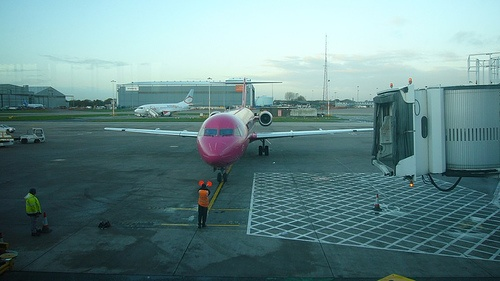
#> input picture imgs/2007_000032.jpg, 500 x 281 px
$ python image_scrambling.py
#> lines starting #> are read from the running program, lines starting #| are printed output that depends on the picture
import numpy as np
from PIL import Image
import random
from typing import List


class ImageScramble(object):
    """Image Scrambling using Pillow Image.
    Reference:
    https://stackoverflow.com/questions/17777760/mixing-pixels-of-an-image-manually-using-python
    """

    @staticmethod
    def _set_seed_from_image(img: np.ndarray) -> None:
        """画像からハッシュ値を計算し，シードを設定する．
        ハッシュ値は，画像スクランブルの前後で変わってはいけない．
        今回はRGBそれぞれの画素値の平均からハッシュ値を算出した．

        Args:
            img (np.ndarray): input image
        """
        # use RGB mean value to calculate hash value
        average = np.mean(img.reshape(-1, 3), axis=0)
        average = tuple(average)
        random.seed(hash(average))

    @staticmethod
    def _get_pixels(img: np.ndarray) -> np.ndarray:
        """Get the list of pixel values

        Args:
            img (np.ndarray): (h, w, 3)

        Returns:
            np.ndarray: (h*w, 3)
        """
        pixels = img.reshape(-1, 3)
        return pixels

    @staticmethod
    def _restore_image(
        pixels: np.ndarray, original_width: int, original_height: int
    ) -> np.ndarray:
        """Restore an image from the list of pixel values

        Args:
            pixels (np.ndarray): (h*w, 3)
            original_width (int): the width of an original image
            original_height (int): the height of an original image

        Returns:
            np.ndarray: (h, w, 3)
        """
        img = pixels.reshape((original_height, original_width, 3))
        return img

    @staticmethod
    def _scramble_index(pixels: np.ndarray) -> List[int]:
        """Scramble indicies of pixels.

        Args:
            pixels (np.ndarray): (h*w, 3)

        Returns:
            List[int]: shuffled index list
        """
        idx = list(range(len(pixels)))
        random.shuffle(idx)
        return idx

    def _scramble_pixels(self, img: np.ndarray) -> np.ndarray:
        """Scramble pixels

        Args:
            img (np.ndarray): (h, w, 3)

        Returns:
            np.ndarray: (h*w, 3)
        """
        pixels = self._get_pixels(img)
        idx = self._scramble_index(pixels)

        scrambled_pixels = pixels[idx]
        return scrambled_pixels

    def scramble(self, img: Image.Image) -> Image.Image:
        """Do image scrambling.

        Args:
            img (Image.Image): input image

        Returns:
            Image.Image: scrambled image
        """
        w, h = img.size

        img = np.asarray(img)

        self._set_seed_from_image(img)
        scrambled_pixels = self._scramble_pixels(img)
        img = self._restore_image(scrambled_pixels, w, h)
        return Image.fromarray(img)

    def _unscramble_pixels(self, img: np.ndarray) -> np.ndarray:
        """Unscramble pixels

        Args:
            img (np.ndarray): (h, w, 3)

        Returns:
            np.ndarray: (h*w, 3)
        """
        pixels = self._get_pixels(img)

        idx = self._scramble_index(pixels)
        # argsortを使って元画像のピクセルのインデックスを取得する
        idx = np.argsort(idx)

        original_pixels = pixels[idx]
        return original_pixels

    def unscramble(self, img: Image.Image) -> Image.Image:
        """Do unscramgling image

        Args:
            img (Image.Image): input scrambled image.

        Returns:
            Image.Image: unscrambled image.
        """
        w, h = img.size

        img = np.asarray(img)

        self._set_seed_from_image(img)
        original_pixels = self._unscramble_pixels(img)
        img = self._restore_image(original_pixels, w, h)
        return Image.fromarray(img)


if __name__ == "__main__":
    image_path = "../imgs/2007_000032.jpg"
    img = Image.open(image_path)
#> img is the input picture: PIL image 500x281 RGB; mean R, G, B 102, 135.5, 136.9

    processor = ImageScramble()
    scrambled_img = processor.scramble(img)
#> in _set_seed_from_image, `average = np.mean(img.reshape(-1, 3), axis=0)`: average = [102, 135.5, 136.9]
#> in _set_seed_from_image, `average = tuple(average)`: average = (102, 135.5, 136.9)
#> in _scramble_index, `idx = list(range(len(pixels)))`: idx = 140500 items
#> in _restore_image, `img = pixels.reshape((original_height, original_width, 3))`:
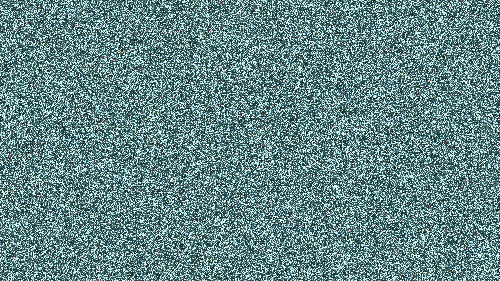
#> img: shape (281, 500, 3); mean of channels 0, 1, 2 102, 135.5, 136.9; drawn as R, G, B
    scrambled_img.save("scrambled.jpg")
    unscrambled_img = processor.unscramble(scrambled_img)
    unscrambled_img.save("unscrambled.jpg")
